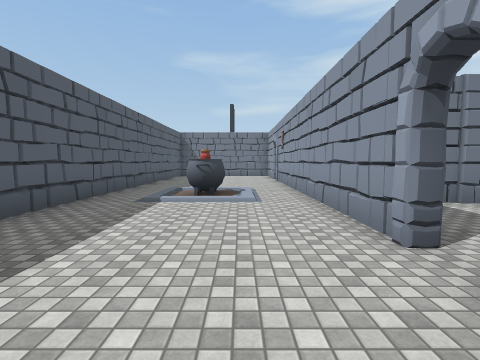
View 1 (above)

24 first-person views from a walk through a scene from a Unity 3-D project. The camera is 1.5 m above the floor, tilts 4° down and sees 85° across. The floor is counted in squares, 2 m on a side. Each view is taken from the middle of a square. On the plan, view 1 faces up. The plan holds only what a view shows up to about 9 squares ahead; the rest is blank. The place goes on beyond the plan. The player character is not drawn. Door leaves are left out, so doorways stand open. Some surface patterns are stand-ins.

View 2
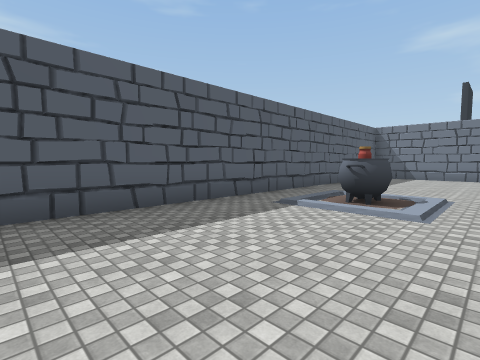

View 3
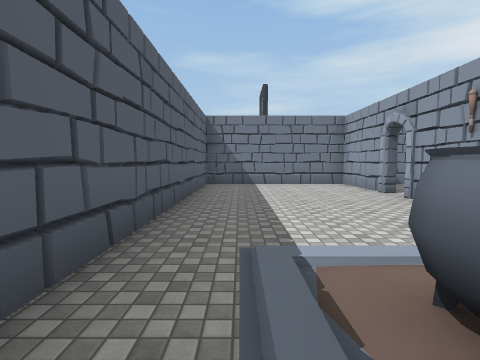

View 4
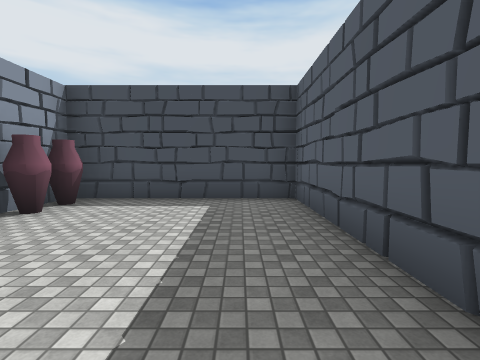

View 5
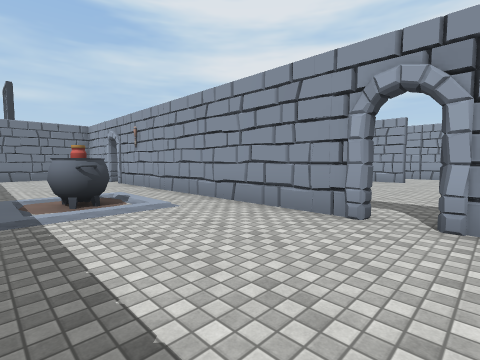

View 6
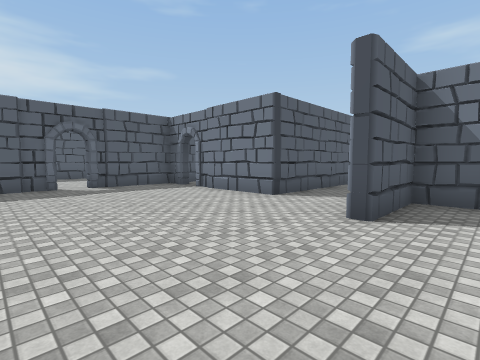

View 7
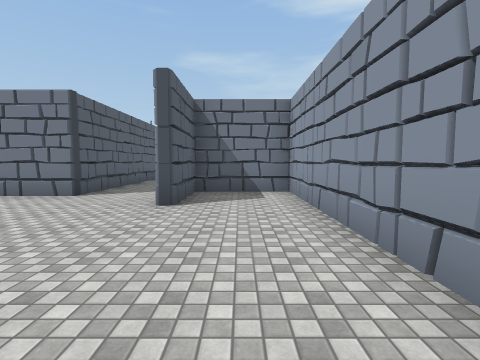

View 8
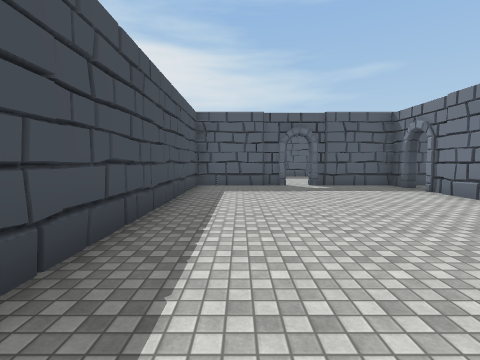

View 9
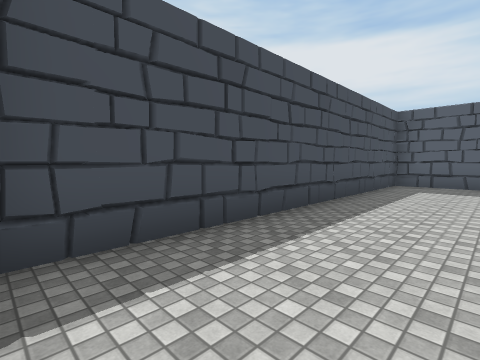

View 10
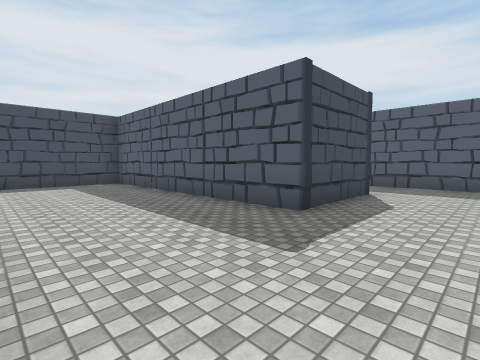

View 11
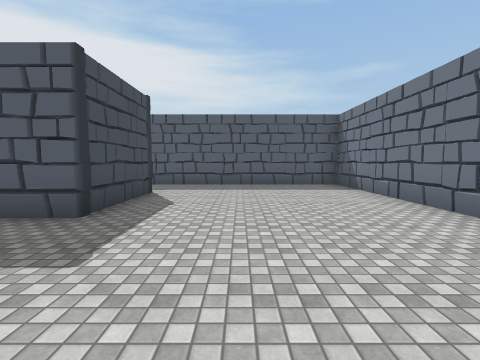

View 12
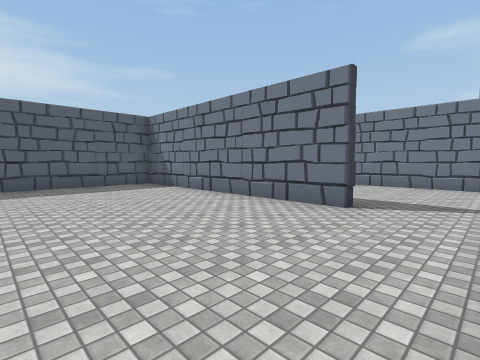

View 13
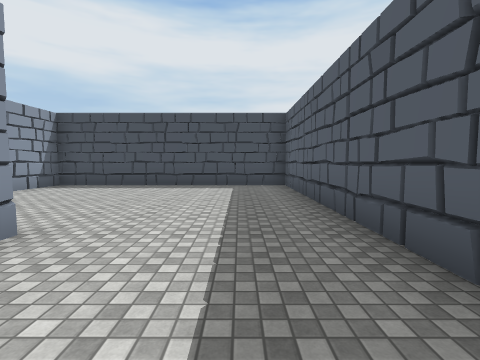

View 14
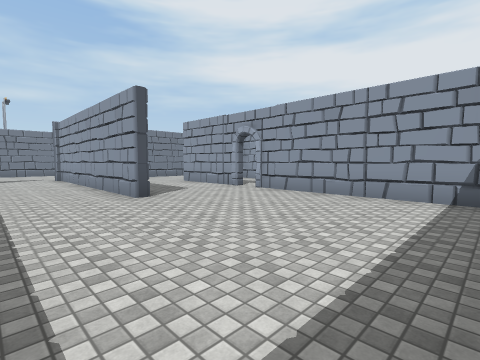

View 15
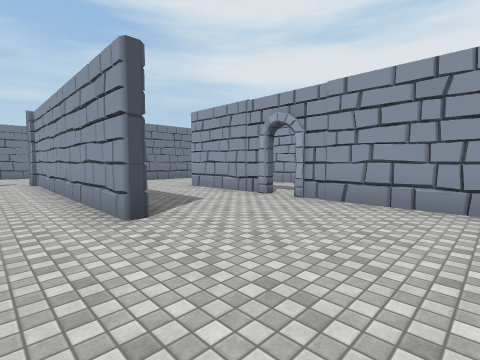

View 16
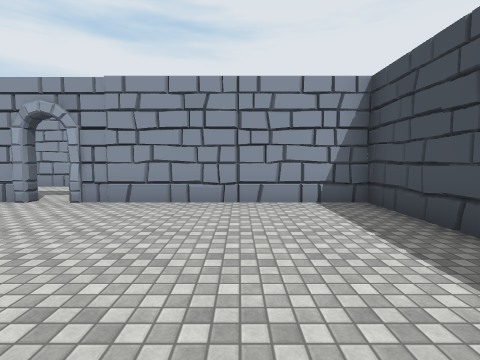

View 17
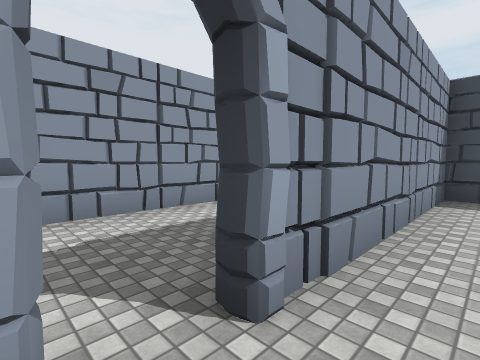

View 18
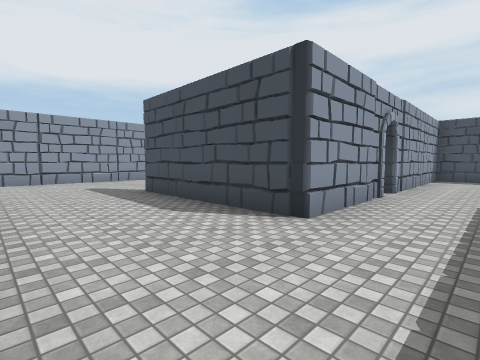

View 19
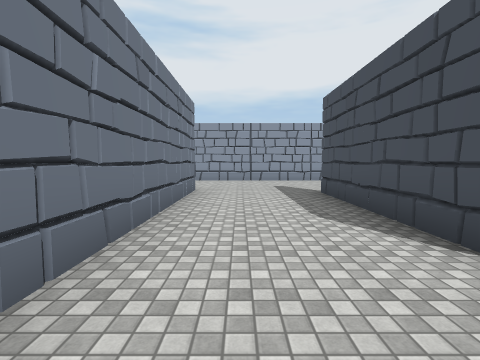

View 20
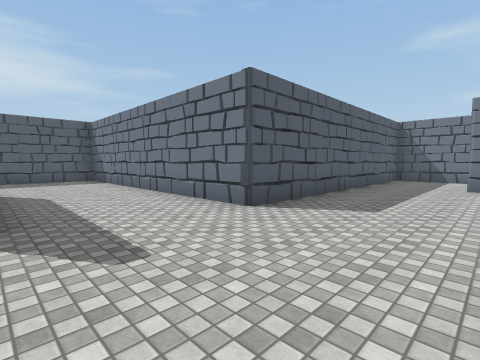

View 21
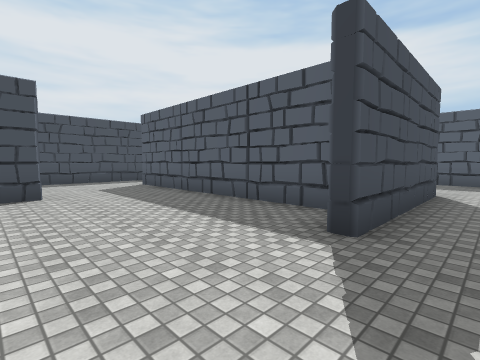

View 22
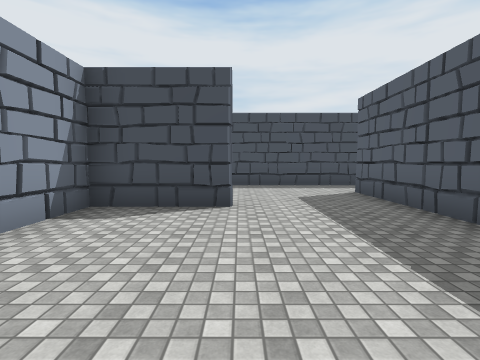

View 23
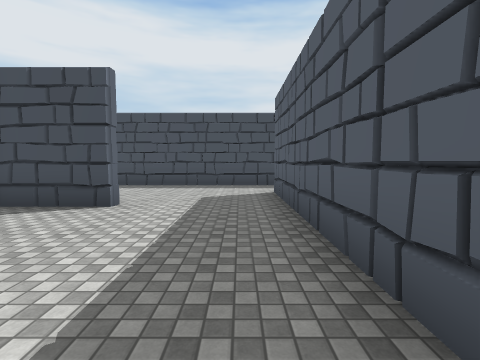

View 24
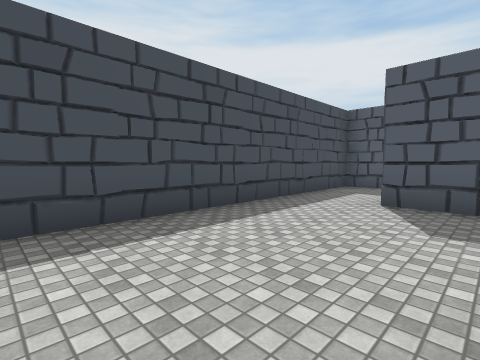

### Floor plan
Ten units are one square. View 1 is at (0, 0); x grows to the right and y downward. Boxes are objects, and circles mark ways between rooms. Rooms are numbered by the first view taken in them; rooms with no view inside come last. Other rooms are left out.
<svg viewBox="-36 -184 317 205">
<path fill="none" stroke="#000" d="M15 -21 15 -105M15 -113 15 -138 -31 -138 -31 13 5 13M15 0 15 -15M64 -47 34 -47M76 12 78 16M112 -3 112 -55 89 -55 89 -34M20 -32 16 -29M18 -15 18 13 110 13M18 -47 18 -22M85 -58 116 -58 116 13 188 13 188 -41M113 -30 117 -26M133 -112 68 -112M153 -43 153 -114M65 -101 62 -98M64 -105 64 -47M184 -10 189 -12M222 -72 222 -5M251 -27 276 -27M188 -49 188 -80 234 -80M156 -94 156 -75M215 13 269 13M241 -179 241 -112 174 -112M218 -16 218 -71M191 3 191 13 215 13M220 -66 217 -70"/>
<rect x="-15" y="-65" width="20" height="10" fill="#bbb"><title>other object</title></rect>
<rect x="5" y="5" width="10" height="10" fill="#bbb"><title>other object</title></rect>
<rect x="5" y="-5" width="10" height="10" fill="#bbb"><title>other object</title></rect>
<circle cx="20" cy="-20" r="3" fill="#2a7"/>
<circle cx="20" cy="10" r="3" fill="#2a7"/>
<circle cx="20" cy="-110" r="3" fill="#2a7"/>
<circle cx="30" cy="-50" r="3" fill="#2a7"/>
<circle cx="75" cy="-50" r="3" fill="#2a7"/>
<circle cx="175" cy="-45" r="3" fill="#2a7"/>
<circle cx="190" cy="-45" r="3" fill="#2a7"/>
<circle cx="220" cy="5" r="3" fill="#2a7"/>
<text x="-10" y="-60">1</text>
<text x="70" y="-20">2</text>
<text x="110" y="-70">3</text>
<text x="240" y="-80">4</text>
<text x="200" y="-30">5</text>
</svg>
Room 1 opens to room 2. Room 1 opens to room 3. Room 2 opens to room 3. Room 3 opens to room 4. Room 4 opens to room 5.

Where each view was taken, in squares from view 1:
view 1: 0 up, 0 right, facing up
view 2: 1 up, 1 right, facing up-left
view 3: 5 up, 2 left, facing up
view 4: 4 up, 2 left, facing down
view 5: 1 up, 2 left, facing up-right
view 6: 0 up, 10 right, facing up-left
view 7: 1 down, 10 right, facing up
view 8: 0 up, 10 right, facing left
view 9: 1 up, 11 right, facing down-left
view 10: 8 up, 15 right, facing down-left
view 11: 8 up, 15 right, facing left
view 12: 7 up, 15 right, facing up-left
view 13: 7 up, 13 right, facing down
view 14: 1 down, 13 right, facing up-right
view 15: 1 up, 14 right, facing up-right
view 16: 1 up, 14 right, facing right
view 17: 5 up, 18 right, facing down-right
view 18: 11 up, 17 right, facing down-right
view 19: 10 up, 17 right, facing right
view 20: 8 up, 27 right, facing up-left
view 21: 9 up, 26 right, facing down-left
view 22: 7 up, 25 right, facing down
view 23: 7 up, 23 right, facing down
view 24: 2 up, 27 right, facing down-left
